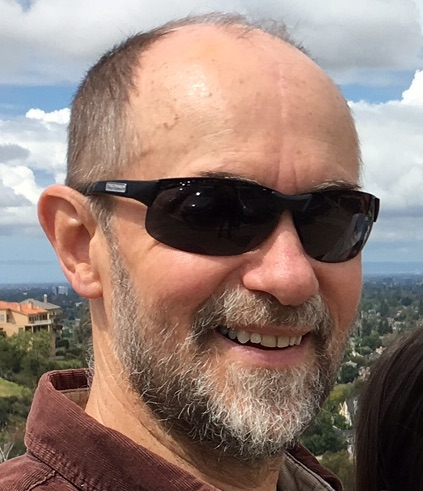
#> input picture src/fw.jpg, 423 x 491 px, given in place of cam_a_frame_1.png, which was not available
$ python create_algebra_colormaps.py
#> lines starting #> are read from the running program, lines starting #| are printed output that depends on the picture; pictures that were not available may be replaced by others from this repository, and a replacement may not be noted
import matplotlib.pyplot as plt
import numpy as np

import cv2
import os


run = "2019_12_14__13_08"

img_a_path = os.path.join("D:", "2DSHI_Runs")
img_a_path = os.path.join(img_a_path, run)
algebra_directory = os.path.join(img_a_path, "Image_Algebra")
img_a_path = os.path.join(img_a_path, "cam_a_frames")
img_a_path = os.path.join(img_a_path, "cam_a_frame_1.png")
img_a = np.asarray(cv2.imread(img_a_path, cv2.IMREAD_ANYDEPTH))
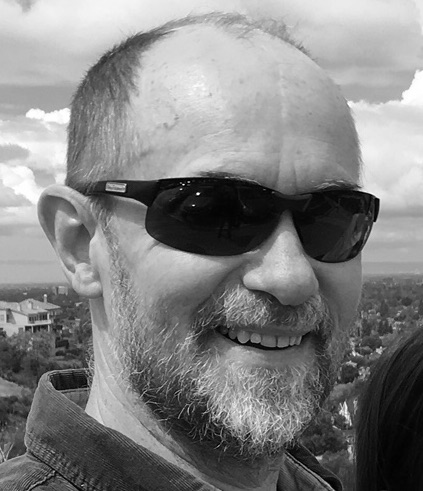
#> img_a: shape (491, 423); min 0, max 255, mean 130.1
img_a_12_bit = img_a/16

img_b_prime_path = os.path.join(algebra_directory, "B_Prime.png")
img_b_prime = np.asarray(cv2.imread(img_b_prime_path, cv2.IMREAD_ANYDEPTH))
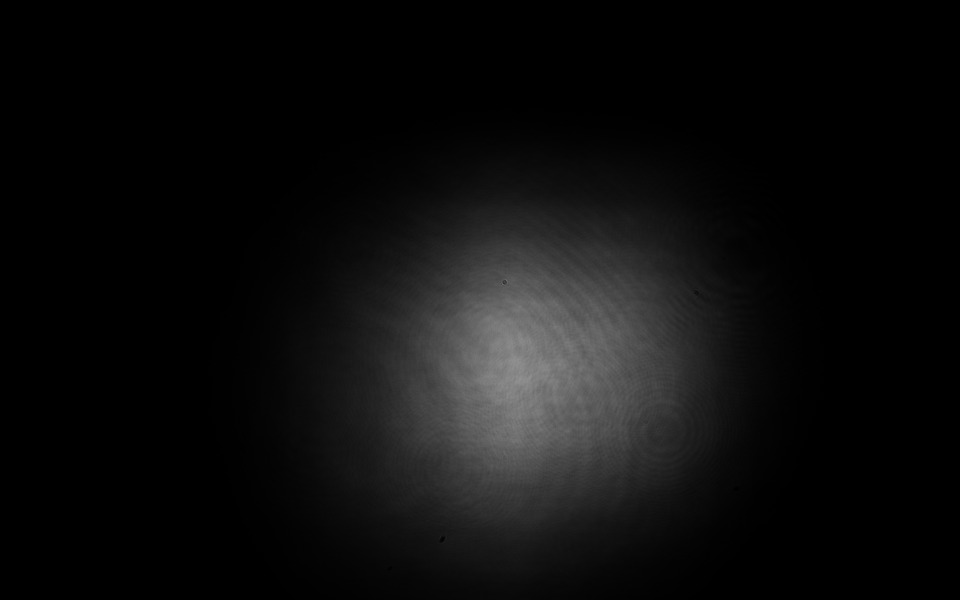
#> input picture src/A__2019-12-01__11-55-06_Coll2_7_4_DShift+0_flipC2lens.png, 1920 x 1200 px, given in place of B_Prime.png, which was not available (shown at 1/2 size)
#> img_b_prime is the input picture: shape (1200, 1920); min 0, max 149, mean 13.2
img_b_prime_12_bit = img_b_prime/16
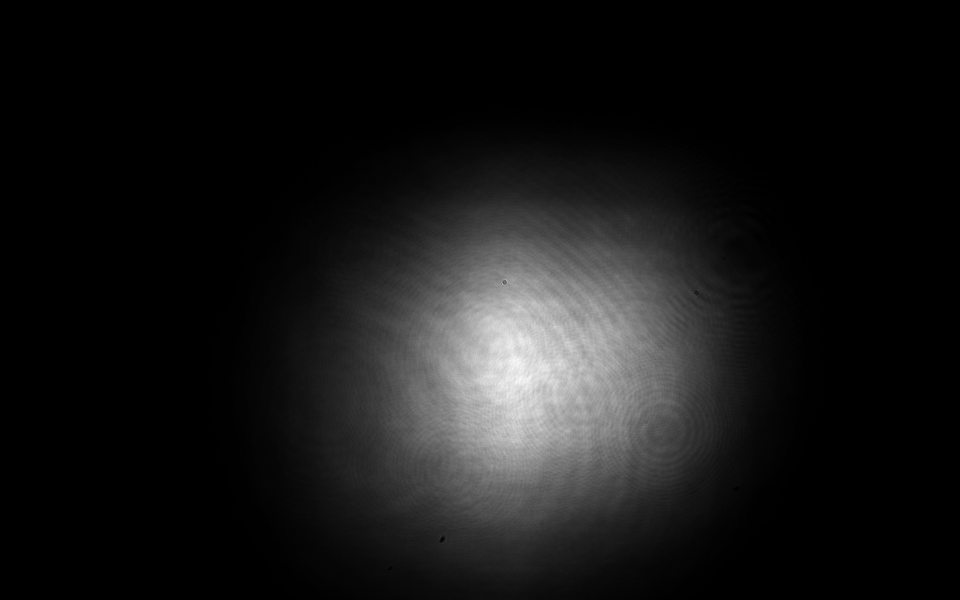
#> img_b_prime_12_bit: shape (1200, 1920) float64 (shown at 1/2 size); min 0, max 9.31, mean 0.823; drawn with min black and max white


#> (the run stopped early here; a loop or call above may not have finished)
